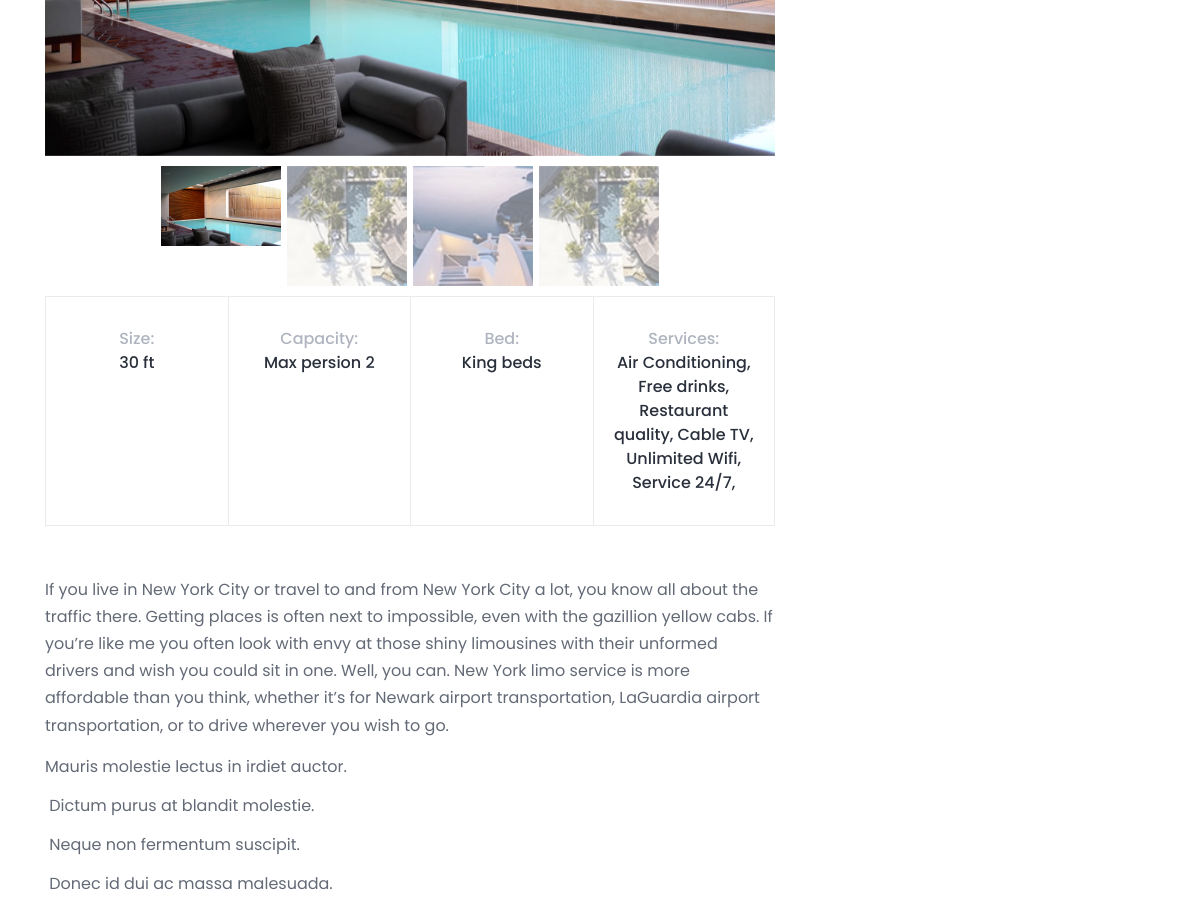
The app's page /booking/room/detail/best-king-room-30-ft/?checkin-date=None&checkout-date=None&adults=None&children=None (middle part), older data.
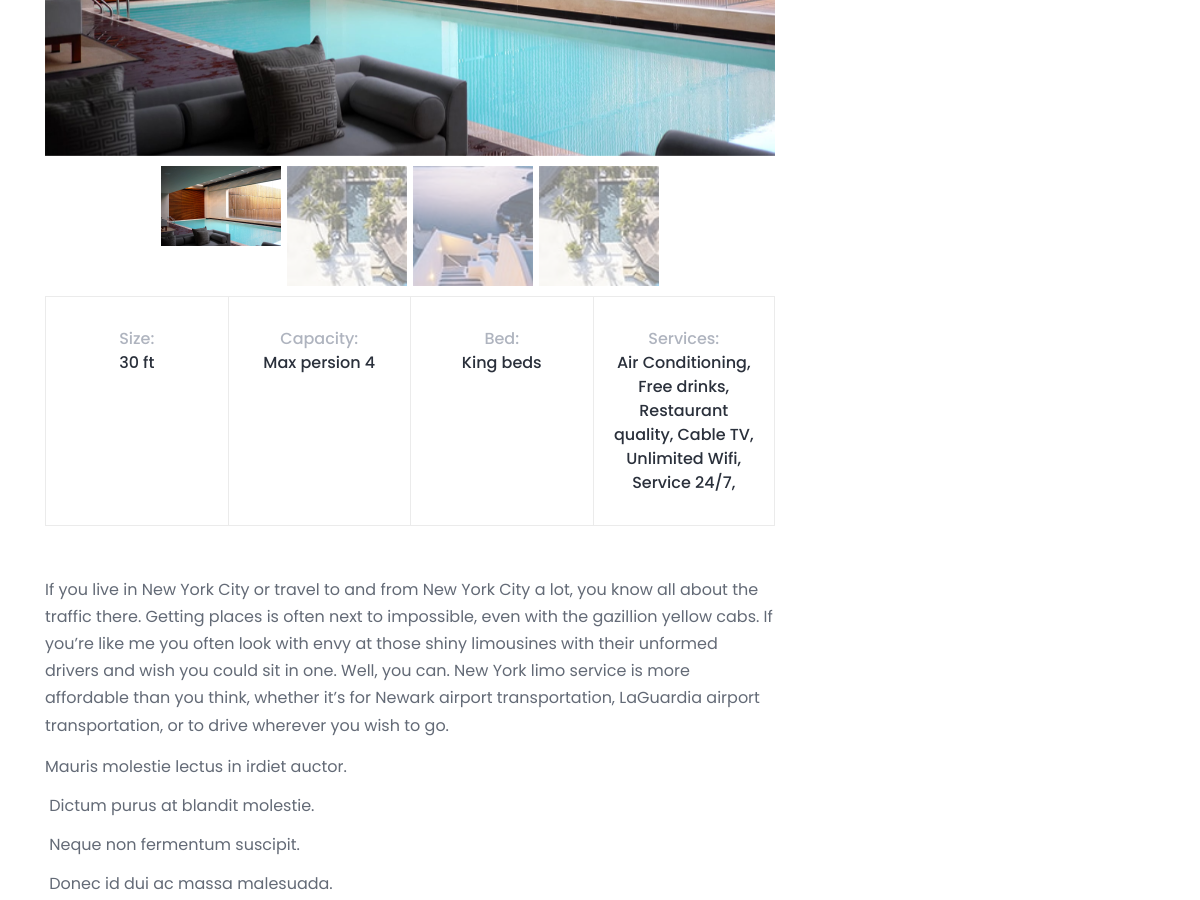
The same page, newer data.
### apps/booking/models.py (models this page shows, shortened)
class BookingBaseModel(models.Model):
    name = models.CharField(max_length=221)
    modified_date = models.DateTimeField(auto_now=True)
    created_date = models.DateTimeField(auto_now_add=True)
    class Meta:
        abstract = True

class Room(BookingBaseModel):
    slug = models.SlugField(null=True, blank=True, unique=True)
    size = models.CharField(max_length=221)
    capacity = models.IntegerField()
    price = models.DecimalField(max_digits=5, decimal_places=2)  # $999.99
    services = models.ManyToManyField(RoomService)
    description = RichTextField(null=True, blank=True)

class RoomImage(models.Model):
    room = models.ForeignKey(Room, on_delete=models.CASCADE)
    image = models.ImageField(upload_to='rooms/')

### apps/booking/views.py (the view, shortened to what this page needs)
# urls.py: path('room/detail/<slug:slug>/', room_detail, name='room_detail'),
def room_detail(request, slug):
    room = get_object_or_404(Room, slug=slug)
    reviews = RoomReview.objects.filter(room_id=room.id)
    checkout = request.GET.get('checkout-date')
    checkin = request.GET.get('checkin-date')
    adults = request.GET.get('adults')
    children = request.GET.get('children')
    ctx = {
        'object': room,
        'reviews': reviews,
    }
    return render(request, 'booking/single-room.html', ctx)

### templates/booking/single-room.html (shortened to what this page needs)
{% extends 'base.html' %}
{% load static %}
{% load range_filter %}
{% block content %}
    <div class="roberto-rooms-area section-padding-100-0">
        <div class="container">
            <div class="row">
                <div class="col-12 col-lg-8">
                    <div class="single-room-details-area mb-50">
                        <div class="room-thumbnail-slides mb-50">
                            <div id="room-thumbnail--slide" class="carousel slide" data-ride="carousel">
                                <div class="carousel-inner">
                                    <div class="carousel-item active">
                                        <img src="{{ object.roomimage_set.first.image.url }}" class="d-block w-100"
                                             alt="">
                                    </div>
                                </div>
                                <ol class="carousel-indicators">
                                    {% for img in object.roomimage_set.all %}
                                        <li data-target="#room-thumbnail--slide" data-slide-to="{{ forloop.counter0 }}"
                                            class="{% if forloop.counter0 == 0 %}active{% endif %}">
                                            <img src="{{ img.image.url }}" class="d-block w-100" alt="">
                                        </li>
                                    {% endfor %}
                                </ol>
                            </div>
                        </div>
                        <div class="room-features-area d-flex flex-wrap mb-50">
                            <h6>Size: <span>{{ object.size }}</span></h6>
                            <h6>Capacity: <span>Max persion {{ object.capacity }}</span></h6>
                            <h6>Bed: <span>King beds</span></h6>
                            <h6>Services: <span>{% for i in object.services.all %}{{ i.name }}, {% endfor %}</span></h6>
                        </div>
                        {{ object.description|safe }}
                    </div>
                </div>
                <div class="col-12 col-lg-4">
                </div>
            </div>
        </div>
    </div>
{% endblock %}

Row changes from the older to the newer data that the page shows:
changed Room "30 ft": capacity "2" → "4"
